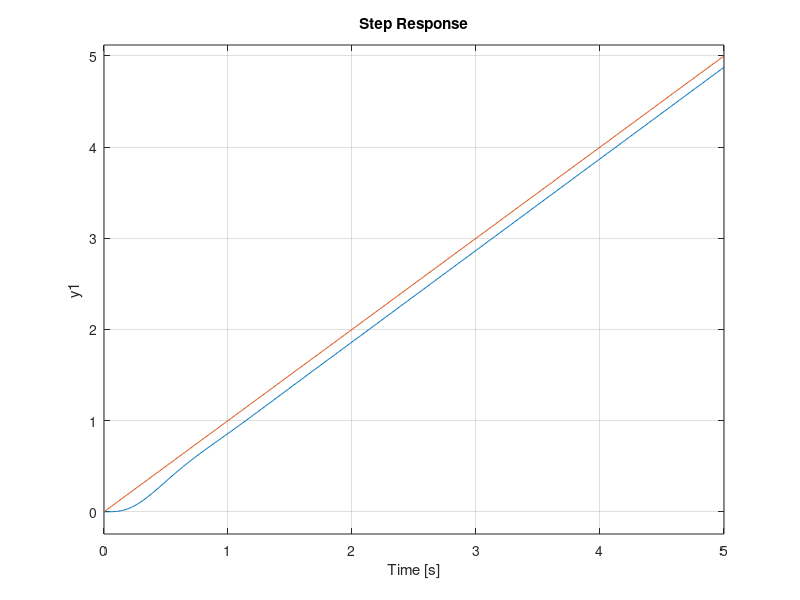

Recreate this plot in MATLAB.
clear all;
clc;
close all;
s=tf('s');
G=1971*(s+0.047)/(s*(s+29.1)*(s+0.01)*(s+10));
H=1;
T=feedback(G,H);
t=0:0.01:5;

step((1/s)*T,t);
in=t.*ones(1,length(t));
hold on
plot(t,in)